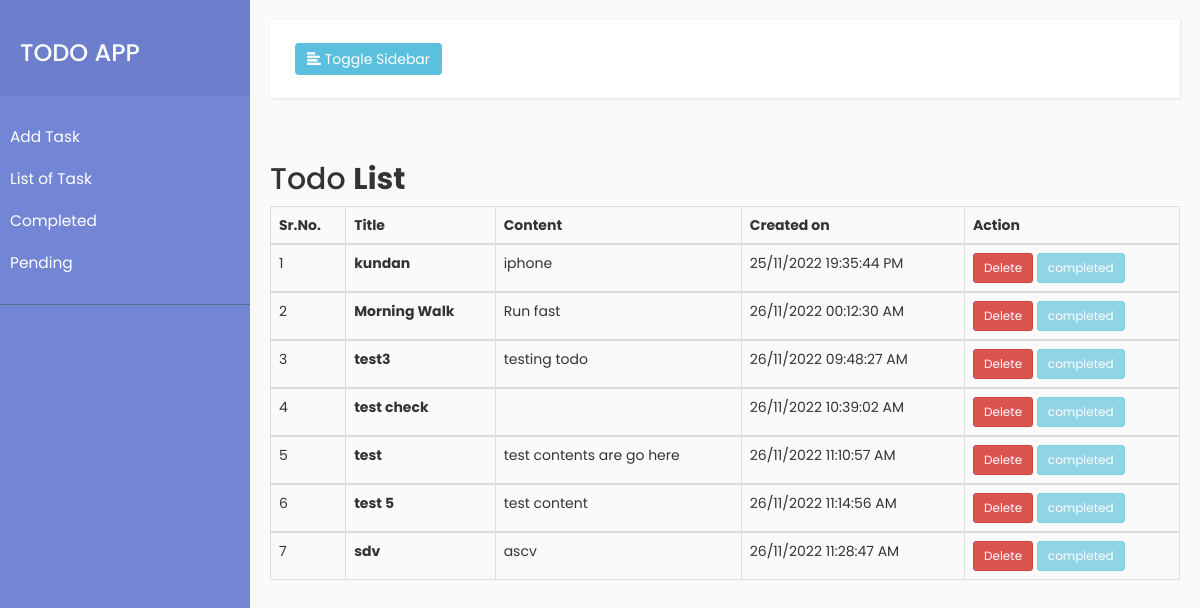
Screenshot of /todo_lists with the database file from the repository.
### todo_app/models.py (models this page shows)
class Todo_Task(models.Model):
    id= models.AutoField(primary_key=True)
    title = models.CharField(max_length=255)
    content = models.CharField(max_length=255)
    task_status = models.BooleanField(default=False)
    created_at = models.DateTimeField(auto_now_add=True)

### todo_app/views.py (the view)
# urls.py: path('todo_lists',views.view_todo_details,name='todo_lists'),
def view_todo_details(request):
    try:
        todo_obj = Todo_Task.objects.all()
        context={'todo_obj':todo_obj}
    except:
        messages.warning(request, "sorry try again")
    return render(request,'todo_lists.html',context)

### todo_app/templates/todo_lists.html (shortened to what this page needs)
{% extends 'base.html' %} {% block title %}Home{% endblock%} {% block body %}
<head>
  {% load static %}
</head>
<body>
  <div class="container-lg">
    <div class="table-responsive">
      <div class="table-wrapper">
        <div class="table-title">
          <div class="row" style="margin-top: 5px">
            <div class="col-sm-8">
              <h2>Todo <b>List</b></h2>
            </div>
          </div>
        </div>
        <form method="post" id="data_validation" enctype="multipart/form-data">
          <table class="table table-bordered table-responsive">
            <thead class="striped text-wrap">
              <tr>
                <th>Sr.No.</th>
                <th><b>Title</b></th>
                <th>Content</th>
                <th>Created on</th>
                <th>Action</th>
              </tr>
            </thead>
            {% for i in todo_obj %}
            <tbody>
              <tr>
                <td>{{forloop.counter}}</td>
                <td><b>{{i.title}}</b></td>
                <td>{{i.content}}</td>
                <td>
                  {{i.created_at|date:"d/m/Y"}} {{i.created_at|time:"H:i:s A"}}
                </td>
                <td>
                  <a
                    class="btn btn-danger btn-sm ml-2 mb-2"
                    href="{% url 'delete' i.id %}"
                    >Delete</a
                  >
                  {% if i.task_status is False %}
                  <a
                    class="btn btn-info btn-sm ml-2"
                    href="{% url 'mark_completed' i.id%}"
                    >Mark completed</a
                  >
                  {% else %}
                  <a class="btn btn-info btn-sm ml-2 disabled">completed</a>
                  {% endif %}
                </td>
              </tr>
            </tbody>
            {% endfor %}
          </table>
        </form>
      </div>
    </div>
  </div>
  {% endblock body %}

### todo_app/templates/base.html (shortened to what this page needs)
<!DOCTYPE html>
<html>
  {% load static %}
  <head>
    <link
      rel="stylesheet"
      href="https://maxcdn.bootstrapcdn.com/bootstrap/3.3.7/css/bootstrap.min.css"
    />
    <link rel="stylesheet" href="{% static 'assets/css/style.css' %}" type="text/css">
  </head>
  <body>
    <div class="wrapper">
      <nav id="sidebar">
        <div class="sidebar-header">
          <h3>TODO APP</h3>
        </div>
        <ul class="list-unstyled components">
          <li>
            <a href="{% url 'add_todo' %}">Add Task</a>
          </li>
          <li>
            <a href="{% url 'todo_lists' %}">List of Task</a>
          </li>
          <li>
            <a href="{% url 'completed_task' %}">Completed</a>
          </li>
          <li>
            <a href="{% url 'pending_task' %}">Pending</a>
          </li>
        </ul>
      </nav>
      <div id="content">
        <nav class="navbar navbar-default">
          <div class="container-fluid">
            <div class="navbar-header">
              <button
                type="button"
                id="sidebarCollapse"
                class="btn btn-info navbar-btn"
              >
                <i class="glyphicon glyphicon-align-left"></i>
                <span>Toggle Sidebar</span>
              </button>
            </div>
          </div>
        </nav>
        {% block body %} {% endblock %}
      </div>
    </div>
  </body>
</html>

### static/assets/css/style.css (style rules this page uses)
body { font-family: 'Poppins', sans-serif; background: #fafafa; }
a, a:hover, a:focus { color: inherit; text-decoration: none; transition: all 0.3s; }
.navbar { padding: 15px 10px; background: #fff; border: none; border-radius: 0; margin-bottom: 40px; box-shadow: 1px 1px 3px rgba(0, 0, 0, 0.1); }
.navbar-btn { box-shadow: none; outline: none !important; border: none; }
.wrapper { display: flex; width: 100%; align-items: stretch; }
#sidebar { min-width: 250px; max-width: 250px; background: #7386D5; color: #fff; transition: all 0.3s; }
#sidebar .sidebar-header { padding: 20px; background: #6d7fcc; }
#sidebar ul.components { padding: 20px 0; border-bottom: 1px solid #47748b; }
#sidebar ul li a { padding: 10px; font-size: 1.1em; display: block; }
#content { width: 100%; padding: 20px; min-height: 100vh; transition: all 0.3s; }

### rows the page displays
Todo_Task: title "kundan", content "iphone", created_at "25/11/2022", created_at "19:35:44 PM", task_status "completed"
Todo_Task: title "Morning Walk", content "Run fast", created_at "26/11/2022", created_at "00:12:30 AM", task_status "completed"
Todo_Task: title "test3", content "testing todo", created_at "26/11/2022", created_at "09:48:27 AM", task_status "completed"
Todo_Task: title "test check", created_at "26/11/2022", created_at "10:39:02 AM", task_status "completed"
Todo_Task: title "test", content "test contents are go here", created_at "26/11/2022", created_at "11:10:57 AM", task_status "completed"
Todo_Task: title "test 5", content "test content", created_at "26/11/2022", created_at "11:14:56 AM", task_status "completed"
Todo_Task: title "sdv", content "ascv", created_at "26/11/2022", created_at "11:28:47 AM", task_status "completed"
